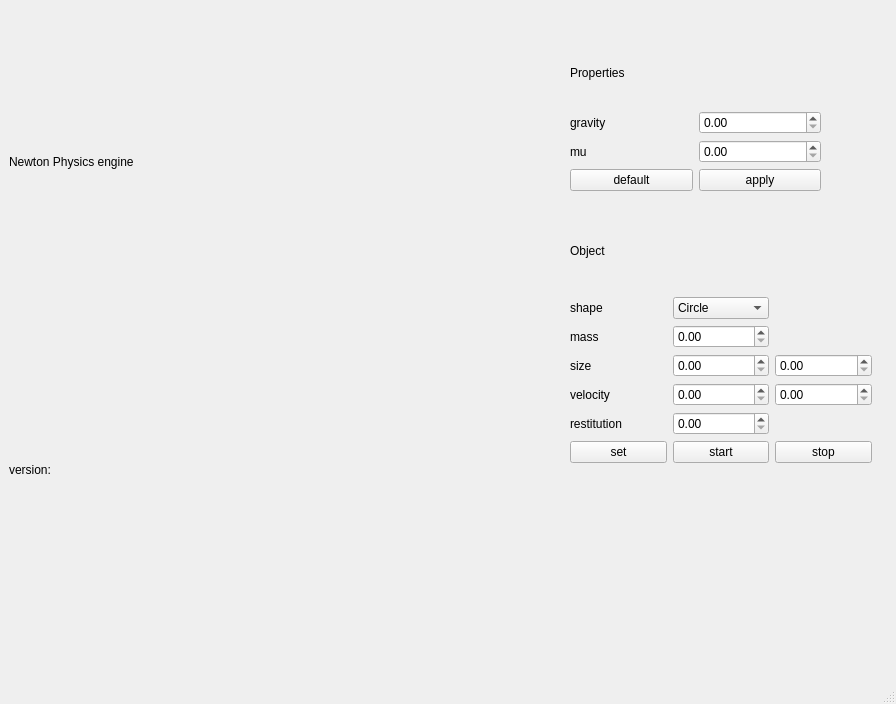
<?xml version="1.0" encoding="UTF-8"?>
<ui version="4.0">
 <class>MainWindow</class>
 <widget class="QMainWindow" name="MainWindow">
  <property name="geometry">
   <rect>
    <x>0</x>
    <y>0</y>
    <width>896</width>
    <height>704</height>
   </rect>
  </property>
  <property name="windowTitle">
   <string>MainWindow</string>
  </property>
  <widget class="QWidget" name="centralwidget">
   <widget class="QWidget" name="verticalLayoutWidget_2">
    <property name="geometry">
     <rect>
      <x>9</x>
      <y>10</y>
      <width>631</width>
      <height>611</height>
     </rect>
    </property>
    <layout class="QVBoxLayout" name="verticalLayout">
     <item>
      <widget class="QLabel" name="titleLabel">
       <property name="text">
        <string>Newton Physics engine </string>
       </property>
      </widget>
     </item>
     <item>
      <widget class="QLabel" name="versionLabel">
       <property name="text">
        <string>version:</string>
       </property>
      </widget>
     </item>
    </layout>
   </widget>
   <widget class="QWidget" name="gridLayoutWidget">
    <property name="geometry">
     <rect>
      <x>570</x>
      <y>40</y>
      <width>251</width>
      <height>151</height>
     </rect>
    </property>
    <layout class="QGridLayout" name="gridLayoutTop">
     <item row="2" column="0">
      <widget class="QLabel" name="frictionLabel">
       <property name="text">
        <string>mu</string>
       </property>
      </widget>
     </item>
     <item row="1" column="0">
      <widget class="QLabel" name="gravityLabel">
       <property name="text">
        <string>gravity</string>
       </property>
      </widget>
     </item>
     <item row="0" column="0">
      <widget class="QLabel" name="propertiesLabel">
       <property name="text">
        <string>Properties</string>
       </property>
      </widget>
     </item>
     <item row="3" column="1">
      <widget class="QPushButton" name="applyButton">
       <property name="text">
        <string>apply</string>
       </property>
      </widget>
     </item>
     <item row="3" column="0">
      <widget class="QPushButton" name="defaultButton">
       <property name="text">
        <string>default</string>
       </property>
      </widget>
     </item>
     <item row="1" column="1">
      <widget class="QDoubleSpinBox" name="gravityValue"/>
     </item>
     <item row="2" column="1">
      <widget class="QDoubleSpinBox" name="frictionValue"/>
     </item>
    </layout>
   </widget>
   <widget class="QWidget" name="gridLayoutWidget_2">
    <property name="geometry">
     <rect>
      <x>570</x>
      <y>210</y>
      <width>302</width>
      <height>253</height>
     </rect>
    </property>
    <layout class="QGridLayout" name="gridLayoutBottom">
     <item row="4" column="1">
      <widget class="QDoubleSpinBox" name="velocityValueX"/>
     </item>
     <item row="3" column="1">
      <widget class="QDoubleSpinBox" name="sizeValueX"/>
     </item>
     <item row="3" column="0">
      <widget class="QLabel" name="sizeLabel">
       <property name="text">
        <string>size</string>
       </property>
      </widget>
     </item>
     <item row="1" column="0">
      <widget class="QLabel" name="shapeLabel">
       <property name="text">
        <string>shape</string>
       </property>
      </widget>
     </item>
     <item row="3" column="2">
      <widget class="QDoubleSpinBox" name="sizeValueY"/>
     </item>
     <item row="1" column="1">
      <widget class="QComboBox" name="shapeComboBox">
       <item>
        <property name="text">
         <string>Circle</string>
        </property>
       </item>
       <item>
        <property name="text">
         <string>Rectangle</string>
        </property>
       </item>
      </widget>
     </item>
     <item row="5" column="1">
      <widget class="QDoubleSpinBox" name="restitutionValue"/>
     </item>
     <item row="4" column="0">
      <widget class="QLabel" name="velocityLabel">
       <property name="text">
        <string>velocity</string>
       </property>
      </widget>
     </item>
     <item row="2" column="0">
      <widget class="QLabel" name="massLabel">
       <property name="text">
        <string>mass</string>
       </property>
      </widget>
     </item>
     <item row="2" column="1">
      <widget class="QDoubleSpinBox" name="massValue"/>
     </item>
     <item row="5" column="0">
      <widget class="QLabel" name="restitutionLabel">
       <property name="text">
        <string>restitution</string>
       </property>
      </widget>
     </item>
     <item row="0" column="0">
      <widget class="QLabel" name="objectLabel">
       <property name="text">
        <string>Object</string>
       </property>
      </widget>
     </item>
     <item row="4" column="2">
      <widget class="QDoubleSpinBox" name="velocityValueY"/>
     </item>
     <item row="6" column="0">
      <widget class="QPushButton" name="setButton">
       <property name="text">
        <string>set</string>
       </property>
      </widget>
     </item>
     <item row="6" column="1">
      <widget class="QPushButton" name="startButton">
       <property name="text">
        <string>start</string>
       </property>
      </widget>
     </item>
     <item row="6" column="2">
      <widget class="QPushButton" name="stopButton">
       <property name="text">
        <string>stop</string>
       </property>
      </widget>
     </item>
    </layout>
   </widget>
  </widget>
  <widget class="QMenuBar" name="menubar">
   <property name="geometry">
    <rect>
     <x>0</x>
     <y>0</y>
     <width>896</width>
     <height>22</height>
    </rect>
   </property>
  </widget>
  <widget class="QStatusBar" name="statusbar"/>
 </widget>
 <resources/>
 <connections/>
</ui>
